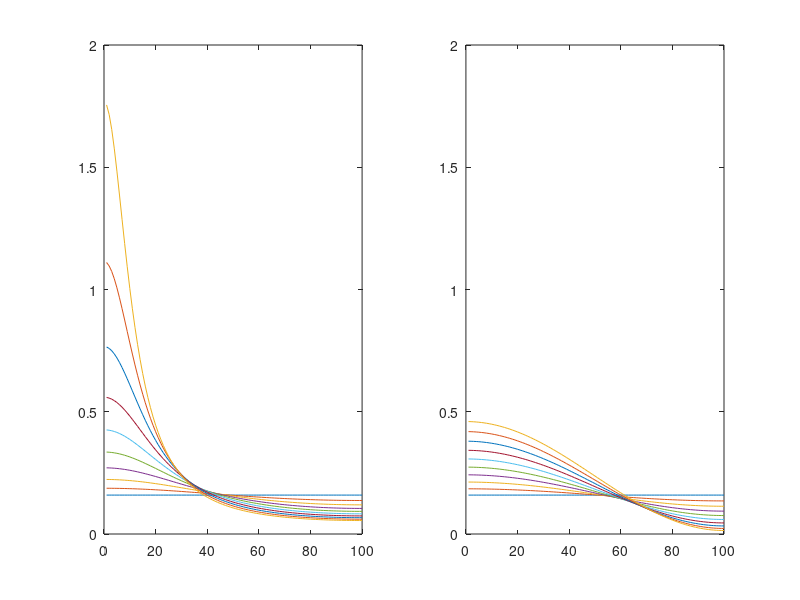

MATLAB code for this plot:
pi = pi();
T = linspace(0,0.7,10);
space = 1:100;
MA = nan(size(space,2),10);
AR = nan(size(space,2),10);
for i=1:numel(space)
    for j=1:numel(T)
        MA(i, j) = (1/(2*pi))* (1+T(j)^2 + 2*T(j)*cos(pi*space(i)/size(space,2)));
        AR(i, j) = (1/(2*pi))* 1/(1+T(j)^2 - 2*T(j)*cos(pi*space(i)/size(space,2)));
    end
end

% for i=1:96
%     for j=1:numel(T)
%         x(i, j) = (1/(2*pi))* (1+T(j)^2 + 2*T(j)*cos(pi*i/96));
%     end
% end
subplot(1,2,1)
plot(space, AR(:,:))
ylim([0 2])
subplot(1,2,2)
plot(space, MA(:,:))
ylim([0 2])
% legend({'MA0', 'MA1', 'AR'})
